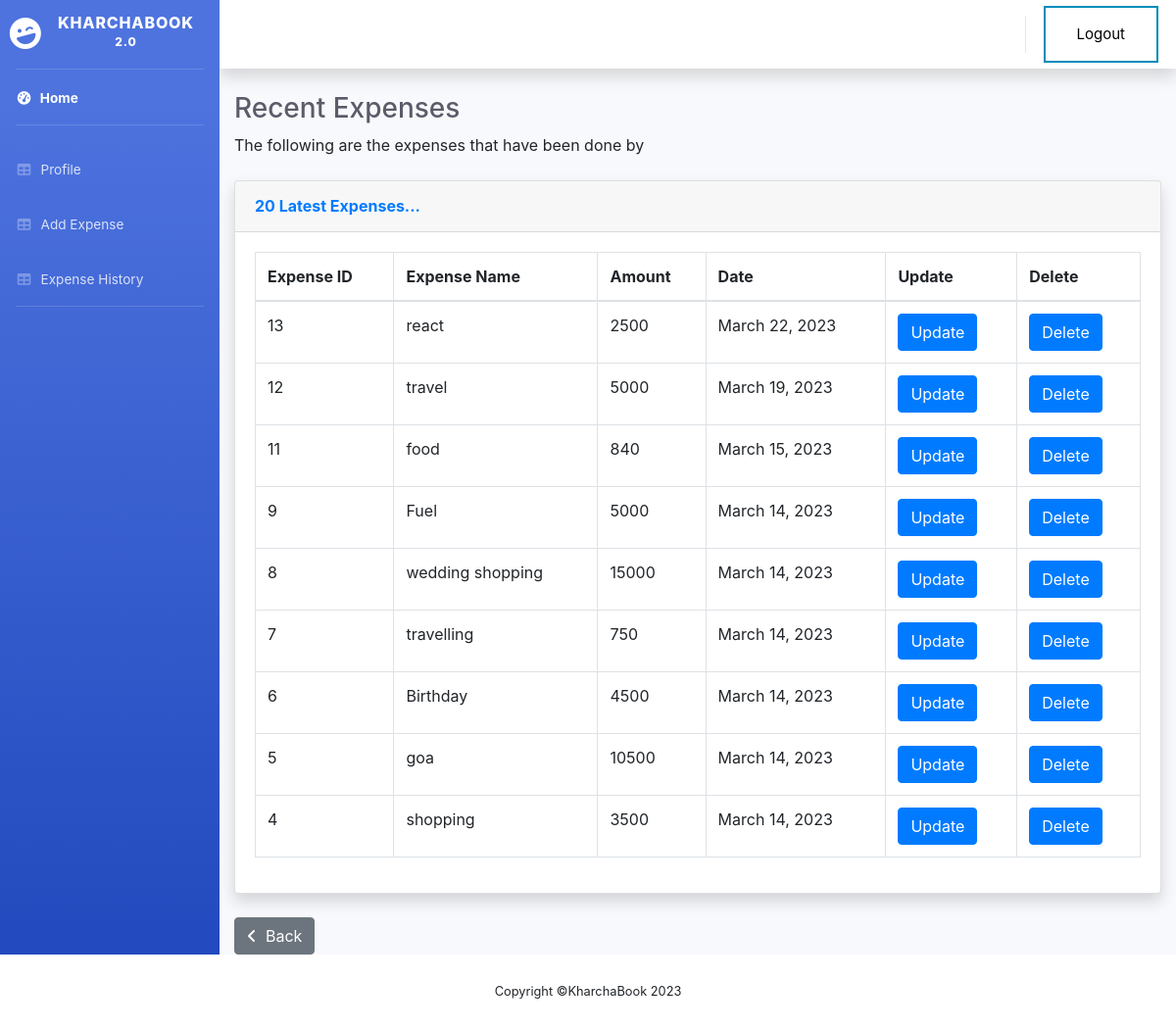
/expense_history/ (signed in), run on the app's committed database.
### home/models.py (models this page shows, shortened)
class Expense(models.Model):
    user = models.ForeignKey(User, default=1, on_delete=models.CASCADE)
    profile = models.ForeignKey(Profile, on_delete=models.CASCADE, related_name='expenses')
    name = models.CharField(max_length=100)
    amount = models.CharField(max_length=10)
    date = models.DateField(default=now)

### home/views.py (the view)
# urls.py: path('expense_history/', views.expense_history, name='expense_history'),
@login_required(login_url = 'login')
def expense_history(request):
	expense = Expense.objects.filter(user = request.user).order_by('-id')
	recent_expense = expense[:20]
	context = {
		"expense":expense,
		"expense_count":expense.count(),
		"recent_expense":recent_expense,
	}
	return render(request, 'expense_history.html', context)

### templates/expense_history.html (shortened to what this page needs)
{% extends 'base.html' %}
{% load static %}
{% block content %}
<body id="page-top">
    <div id="wrapper">
        <ul class="navbar-nav bg-gradient-primary sidebar sidebar-dark accordion" id="accordionSidebar">
            <a class="sidebar-brand d-flex align-items-center justify-content-center" href="index.html">
                <div class="sidebar-brand-icon rotate-n-15">
                    <i class="fas fa-laugh-wink"></i>
                </div>
                <div class="sidebar-brand-text mx-3">KharchaBook <sup>2.0</sup></div>
            </a>
            <hr class="sidebar-divider my-0">
            <li class="nav-item active">
                <a class="nav-link" href="{% url 'home' %}">
                    <i class="fas fa-fw fa-tachometer-alt"></i>
                    <span>Home</span></a>
            </li>
            <hr class="sidebar-divider">
            <li class="nav-item">
                <a class="nav-link" href="{% url 'profile' %}">
                    <i class="fas fa-fw fa-table"></i>
                    <span>Profile </span></a>
            </li>
            <li class="nav-item">
                <a class="nav-link collapsed" href="{% url 'add_expense'  %}">
                    <i class="fas fa-fw fa-table"></i>
                    <span>Add Expense</span>
                </a>
            </li>
            <li class="nav-item">
                <a class="nav-link" href="{% url 'expense_history' %}">
                    <i class="fas fa-fw fa-table"></i>
                    <span>Expense History</span></a>
            </li>
            <hr class="sidebar-divider d-none d-md-block">
        </ul>
        <div id="content-wrapper" class="d-flex flex-column">
            <div id="content">
                <nav class="navbar navbar-expand navbar-light bg-white topbar mb-4 static-top shadow">
                    <ul class="navbar-nav ml-auto">
                        <li class="nav-item">
                            <a class="button button2" href="{% url 'logout' %}" role="button">Logout</a>
                        </li>
                    </ul>
                </nav>
                <div class="container-fluid">
                    <h1 class="h3 mb-2 text-gray-800">Recent Expenses</h1>
                    <p class="mb-4">The following are the expenses that have been done by {{profile}}</p>
                    <div class="card shadow mb-4">
                        <div class="card-header py-3">
                            <h6 class="m-0 font-weight-bold text-primary">20 Latest Expenses...</h6>
                        </div>
                        <div class="card-body">
                            <div class="table-responsive">
                                <table class="table table-bordered" id="dataTable" width="100%" cellspacing="0">
                                    <thead>
                                        <tr>
                                            <th>Expense ID</th>
                                            <th>Expense Name</th>
                                            <th>Amount</th>
                                            <th>Date</th>
                                            <th>Update</th>
                                            <th>Delete</th>
                                        </tr>
                                    </thead>
                                    <tfoot>
                                        <tbody>
                                        {% for expense in recent_expense %}
                                            <tr>
                                                <td>{{expense.id}}</td>
                                                <td>{{expense.name}}</td>
                                                <td>{{expense.amount}}</td>
                                                <td>{{expense.date}}</td>
                                                <td><a href="{% url 'update_expense' expense.id %}" class="btn btn-primary">Update</a></td>
                                                <td><a href="{% url 'delete_expense' expense.id %}" class="btn btn-primary">Delete</a></td>
                                            </tr>
                                        {% endfor %}
                                        </tbody>
                                    </tfoot>
                                </table>
                            </div>
                        </div>
                    </div>
                    <button class="btn btn-secondary" onclick="history.back()"><i class="fa fa-angle-left" aria-hidden="true"></i>&nbsp; Back</button>
                </div>
            </div>
        </div>
    </div>
</body>
{% endblock %}

### templates/base.html (style rules this page uses)
.button { background-color: #4CAF50; border: none; color: white; padding: 16px 32px; text-align: center; text-decoration: none; display: inline-block; font-size: 15px; margin: 4px 2px; transition-duration: 0.4s; cursor: pointer; }
.button2 { background-color: white; color: black; border: 2px solid #008CBA; }

### data on the page
Expense: id "13", name "react", amount "2500", date "March 22, 2023"
Expense: id "12", name "travel", amount "5000", date "March 19, 2023"
Expense: id "11", name "food", amount "840", date "March 15, 2023"
Expense: id "9", name "Fuel", amount "5000", date "March 14, 2023"
Expense: id "8", name "wedding shopping", amount "15000", date "March 14, 2023"
Expense: id "7", name "travelling", amount "750", date "March 14, 2023"
Expense: id "6", name "Birthday", amount "4500", date "March 14, 2023"
Expense: id "5", name "goa", amount "10500", date "March 14, 2023"
Expense: id "4", name "shopping", amount "3500", date "March 14, 2023"
